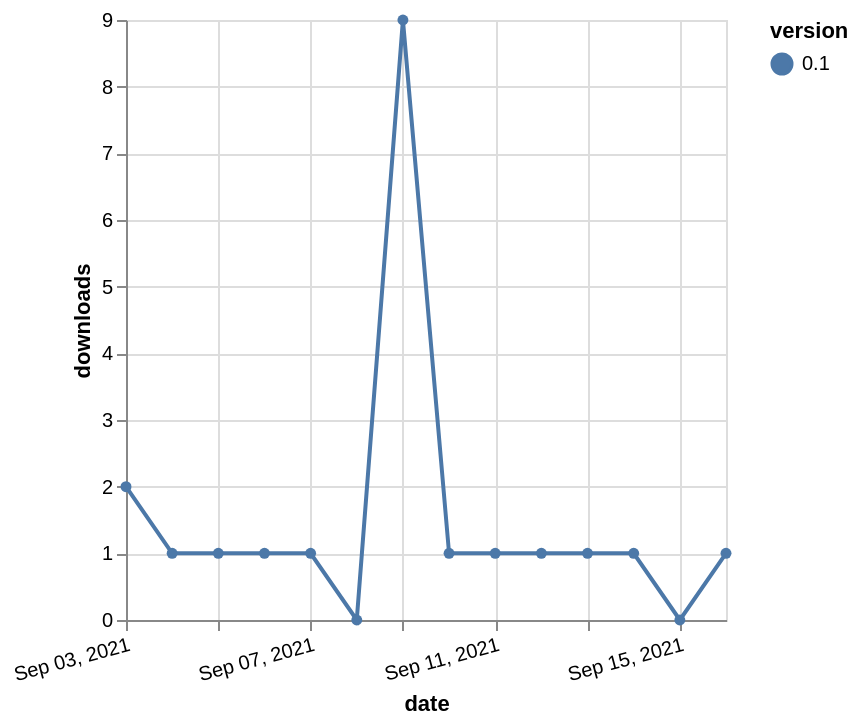

Express this chart as Vega-Lite.
### Vega-Lite specification from a JSON file in a GitHub repository (floating-point values rounded to 4 significant figures)
{"$schema": "https://vega.github.io/schema/vega-lite/v5.json", "description": "A simple bar chart with embedded data.", "data": {"values": [{"date": "2021-09-03", "total": 506, "delta": 2, "version": "0.1"}, {"date": "2021-09-04", "total": 507, "delta": 1, "version": "0.1"}, {"date": "2021-09-05", "total": 508, "delta": 1, "version": "0.1"}, {"date": "2021-09-06", "total": 509, "delta": 1, "version": "0.1"}, {"date": "2021-09-07", "total": 510, "delta": 1, "version": "0.1"}, {"date": "2021-09-08", "total": 510, "delta": 0, "version": "0.1"}, {"date": "2021-09-09", "total": 519, "delta": 9, "version": "0.1"}, {"date": "2021-09-10", "total": 520, "delta": 1, "version": "0.1"}, {"date": "2021-09-11", "total": 521, "delta": 1, "version": "0.1"}, {"date": "2021-09-12", "total": 522, "delta": 1, "version": "0.1"}, {"date": "2021-09-13", "total": 523, "delta": 1, "version": "0.1"}, {"date": "2021-09-14", "total": 524, "delta": 1, "version": "0.1"}, {"date": "2021-09-15", "total": 524, "delta": 0, "version": "0.1"}, {"date": "2021-09-16", "total": 525, "delta": 1, "version": "0.1"}]}, "width": "container", "mark": {"type": "line", "point": {"filled": true}}, "encoding": {"x": {"field": "date", "type": "temporal", "timeUnit": "yearmonthdate", "title": "date", "axis": {"labelAngle": -15}}, "y": {"field": "delta", "type": "quantitative", "title": "downloads"}, "color": {"field": "version", "type": "nominal"}, "tooltip": {"field": "delta"}}}
